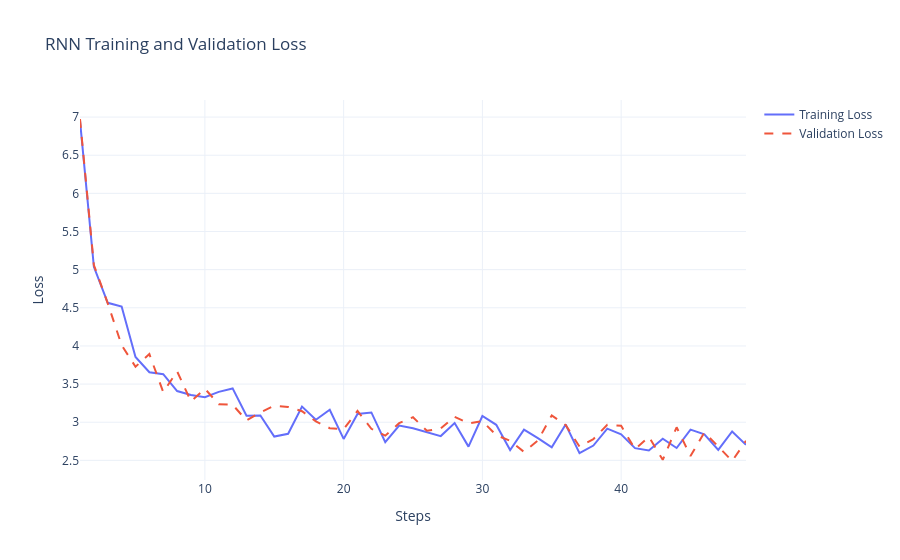

Notebook code for this chart:
### Code cell
#Plotting the loss
steps = torch.arange(1, len(train_losses)) 
fig = go.Figure()

fig.add_trace(go.Scatter(x=steps, y=train_losses, mode='lines', name='Training Loss', line=dict(width=2)))

fig.add_trace(go.Scatter(x=steps, y=val_losses, mode='lines', name='Validation Loss',line=dict(width=2, dash='dash')))

fig.update_layout(title='RNN Training and Validation Loss',xaxis_title='Steps', yaxis_title='Loss', template='plotly_white', hovermode='x unified')

fig.show()

### Figure 1 — Plotly figure (JSON) as saved in the notebook; plotly's stock layout.template omitted (floating-point values rounded to 4 significant figures)
{"data": [{"line": {"width": 2}, "mode": "lines", "name": "Training Loss", "type": "scatter", "x": [1, 2, 3, 4, 5, 6, 7, 8, 9, 10, 11, 12, 13, 14, 15, 16, 17, 18, 19, 20, 21, 22, 23, 24, 25, 26, 27, 28, 29, 30, 31, 32, 33, 34, 35, 36, 37, 38, 39, 40, 41, 42, 43, 44, 45, 46, 47, 48, 49], "y": [6.953, 5.036, 4.565, 4.516, 3.855, 3.655, 3.63, 3.409, 3.356, 3.329, 3.398, 3.443, 3.084, 3.088, 2.812, 2.848, 3.205, 3.033, 3.163, 2.781, 3.109, 3.128, 2.74, 2.956, 2.921, 2.867, 2.818, 2.989, 2.68, 3.082, 2.966, 2.635, 2.902, 2.792, 2.67, 2.97, 2.594, 2.695, 2.916, 2.84, 2.66, 2.63, 2.784, 2.662, 2.902, 2.842, 2.638, 2.879, 2.703, 2.611]}, {"line": {"dash": "dash", "width": 2}, "mode": "lines", "name": "Validation Loss", "type": "scatter", "x": [1, 2, 3, 4, 5, 6, 7, 8, 9, 10, 11, 12, 13, 14, 15, 16, 17, 18, 19, 20, 21, 22, 23, 24, 25, 26, 27, 28, 29, 30, 31, 32, 33, 34, 35, 36, 37, 38, 39, 40, 41, 42, 43, 44, 45, 46, 47, 48, 49], "y": [6.975, 5.061, 4.559, 4.01, 3.728, 3.893, 3.395, 3.666, 3.272, 3.439, 3.236, 3.23, 3.024, 3.129, 3.217, 3.201, 3.145, 3.011, 2.922, 2.908, 3.149, 2.914, 2.824, 2.988, 3.066, 2.888, 2.918, 3.071, 2.984, 3.015, 2.83, 2.756, 2.611, 2.76, 3.09, 2.963, 2.68, 2.779, 2.966, 2.955, 2.648, 2.81, 2.507, 2.934, 2.556, 2.866, 2.681, 2.492, 2.757, 2.565]}], "layout": {"hovermode": "x unified", "title": {"text": "RNN Training and Validation Loss"}, "xaxis": {"title": {"text": "Steps"}}, "yaxis": {"title": {"text": "Loss"}}}}
